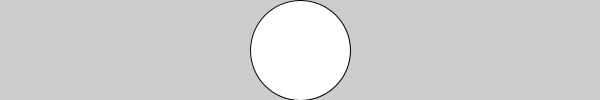
Frame 1 (no input)
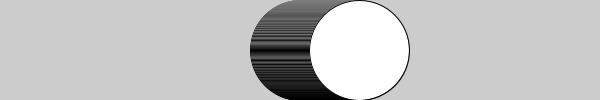
Frame 60 (the mouse pressed at the canvas centre just before this capture)
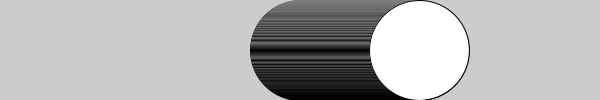
Frame 120 (the mouse held since frame 60 and released just before this capture)

The Processing sketch that drew these frames (run headless with seeded random() and noise(); from frame 60 on, the mouse is pressed at the canvas centre):

// Processing sketch: BalDieHorizontaalStuitert
// ── BalDieHorizontaalStuitert.pde
float x = 300;
float dx = 1;

void setup()
{
  size(600, 100);
}

void draw()
{
  ellipse(x,50,100,100);
  x = x + dx;
  if (x > 550 || x < 50)
  {
    dx = -dx;
  }
}
